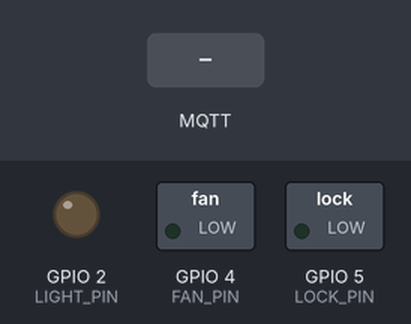
This sketch was run on a simulated ESP32. On the bench: switched loads named in the sketch (green lamp = pin HIGH), output pins drawn as LEDs (lit = HIGH). Inputs (shaded band) come from the test bench. WiFi joins after 1.5 s; servers stay silent unless stated; no MQTT or app messages arrive unless stated; what the sketch prints to the serial monitor is not drawn.

Above: at 2.7 s.
2.8 s: MQTT message "ON" arrives on the first subscribed topic
At 4.0 s:
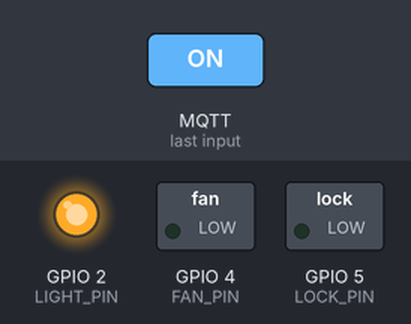
4.3 s: MQTT message "ON" arrives on the second subscribed topic
At 5.2 s:
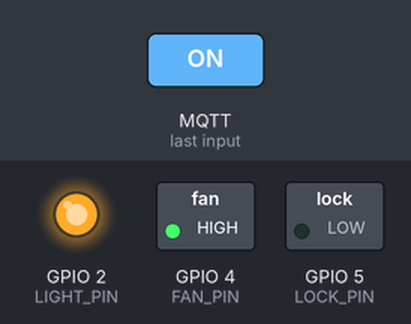
5.8 s: MQTT message "OFF" arrives on the first subscribed topic
At 6.3 s:
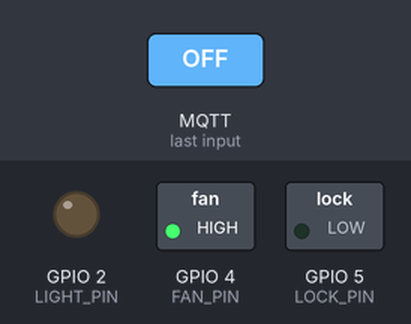
7.3 s: MQTT message "LOCKED" arrives on the third subscribed topic
At 8.5 s:
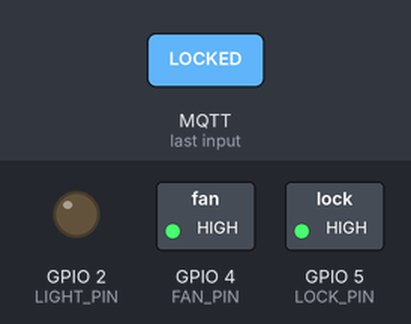
8.8 s: MQTT message "OFF" arrives on the second subscribed topic
At 9.9 s:
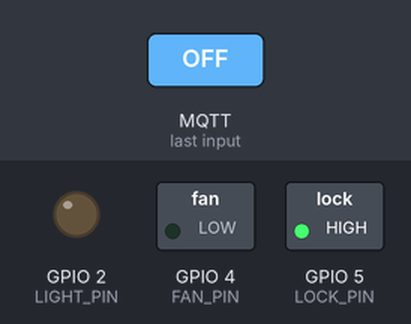
10.3 s: MQTT message "ON" arrives on the first subscribed topic
At 11.0 s:
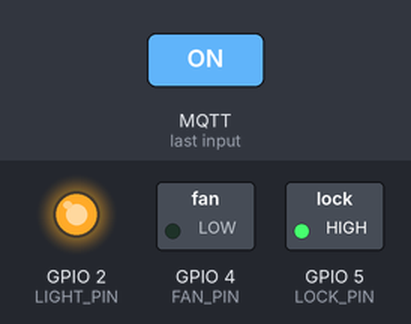
Timing chart, 0 to 12.8 s (numbered marks = the images above; inputs shaded):
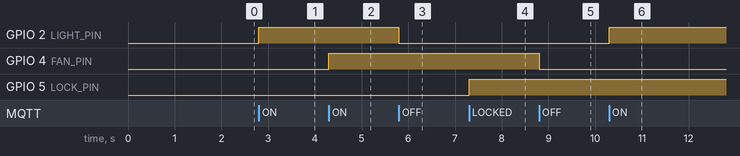

Measured:
- after the input at 2.8 s, GPIO 2 (LIGHT_PIN): LOW → HIGH at once
- after the input at 4.3 s, GPIO 4 (FAN_PIN): LOW → HIGH at once
- after the input at 5.8 s, GPIO 2 (LIGHT_PIN): HIGH → LOW at once
- after the input at 7.3 s, GPIO 5 (LOCK_PIN): LOW → HIGH at once
- after the input at 8.8 s, GPIO 4 (FAN_PIN): HIGH → LOW at once
- after the input at 10.3 s, GPIO 2 (LIGHT_PIN): LOW → HIGH at once

The sketch:

esp32_mqtt.ino
```cpp
#include <WiFi.h>
#include <PubSubClient.h>

// Update these with your settings
const char* ssid = "YOUR_WIFI_SSID";
const char* password = "YOUR_WIFI_PASSWORD";
const char* mqtt_server = "YOUR_HOME_ASSISTANT_IP";

WiFiClient espClient;
PubSubClient client(espClient);

// Device Pins
const int LIGHT_PIN = 2;
const int FAN_PIN = 4;
const int LOCK_PIN = 5;

void setup_wifi() {
  delay(10);
  Serial.println();
  Serial.print("Connecting to ");
  Serial.println(ssid);

  WiFi.begin(ssid, password);

  while (WiFi.status() != WL_CONNECTED) {
    delay(500);
    Serial.print(".");
  }

  Serial.println("");
  Serial.println("WiFi connected");
  Serial.println("IP address: ");
  Serial.println(WiFi.localIP());
}

void callback(char* topic, byte* payload, unsigned int length) {
  Serial.print("Message arrived [");
  Serial.print(topic);
  Serial.print("] ");

  String message;
  for (int i = 0; i < length; i++) {
    message += (char)payload[i];
  }
  Serial.println(message);

  // Control Logic
  if (String(topic) == "home/lights/set") {
    if (message == "ON") digitalWrite(LIGHT_PIN, HIGH);
    else if (message == "OFF") digitalWrite(LIGHT_PIN, LOW);
  }
  else if (String(topic) == "home/fans/set") {
    if (message == "ON") digitalWrite(FAN_PIN, HIGH);
    else if (message == "OFF") digitalWrite(FAN_PIN, LOW);
  }
  else if (String(topic) == "home/lock/set") {
    if (message == "LOCKED") digitalWrite(LOCK_PIN, HIGH);
    else if (message == "UNLOCKED") digitalWrite(LOCK_PIN, LOW);
  }
}

void reconnect() {
  while (!client.connected()) {
    Serial.print("Attempting MQTT connection...");
    if (client.connect("ESP32Client")) {
      Serial.println("connected");
      client.subscribe("home/lights/set");
      client.subscribe("home/fans/set");
      client.subscribe("home/lock/set");
    } else {
      Serial.print("failed, rc=");
      Serial.print(client.state());
      Serial.println(" try again in 5 seconds");
      delay(5000);
    }
  }
}

void setup() {
  pinMode(LIGHT_PIN, OUTPUT);
  pinMode(FAN_PIN, OUTPUT);
  pinMode(LOCK_PIN, OUTPUT);
  Serial.begin(115200);
  setup_wifi();
  client.setServer(mqtt_server, 1883);
  client.setCallback(callback);
}

void loop() {
  if (!client.connected()) {
    reconnect();
  }
  client.loop();
}
```
